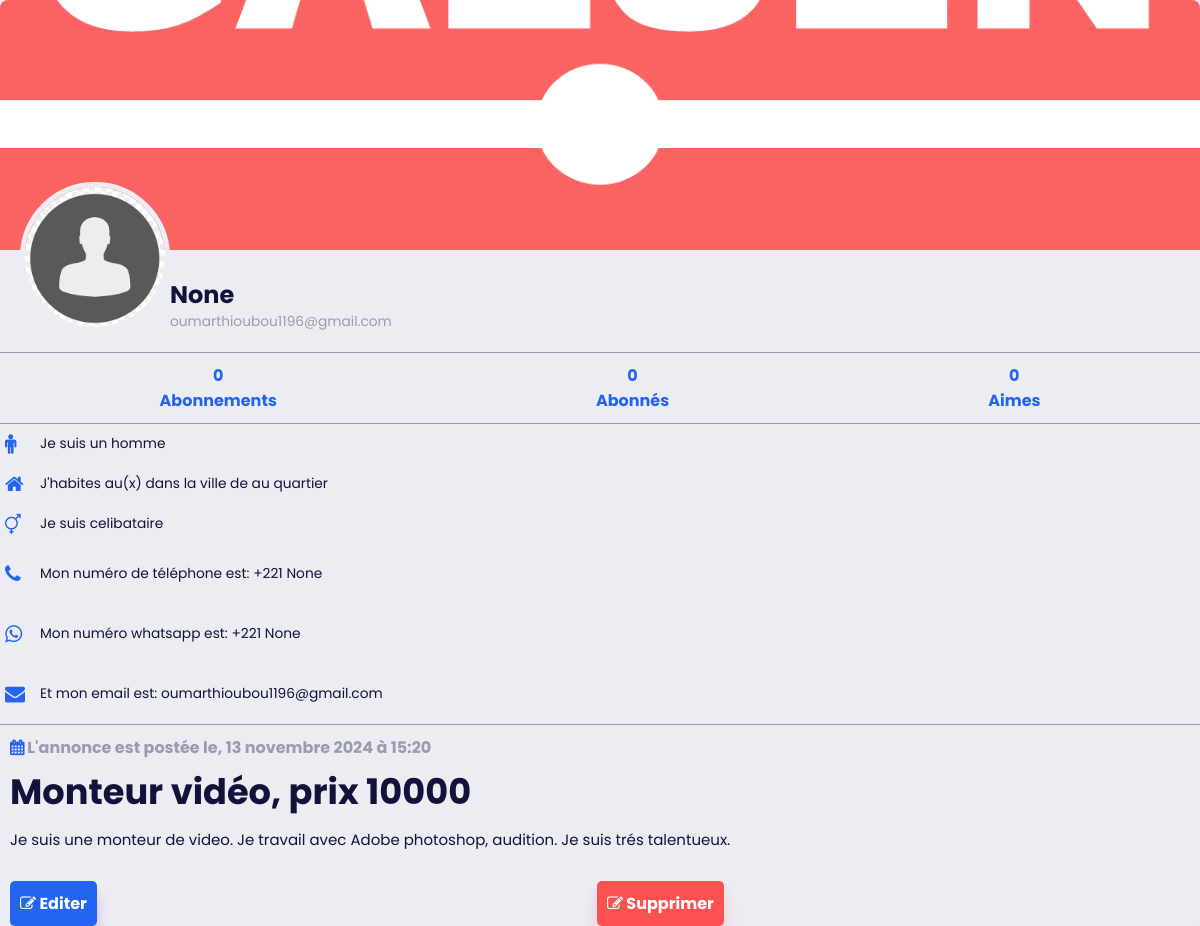
The app's page /mon_annonce/2/, older data.
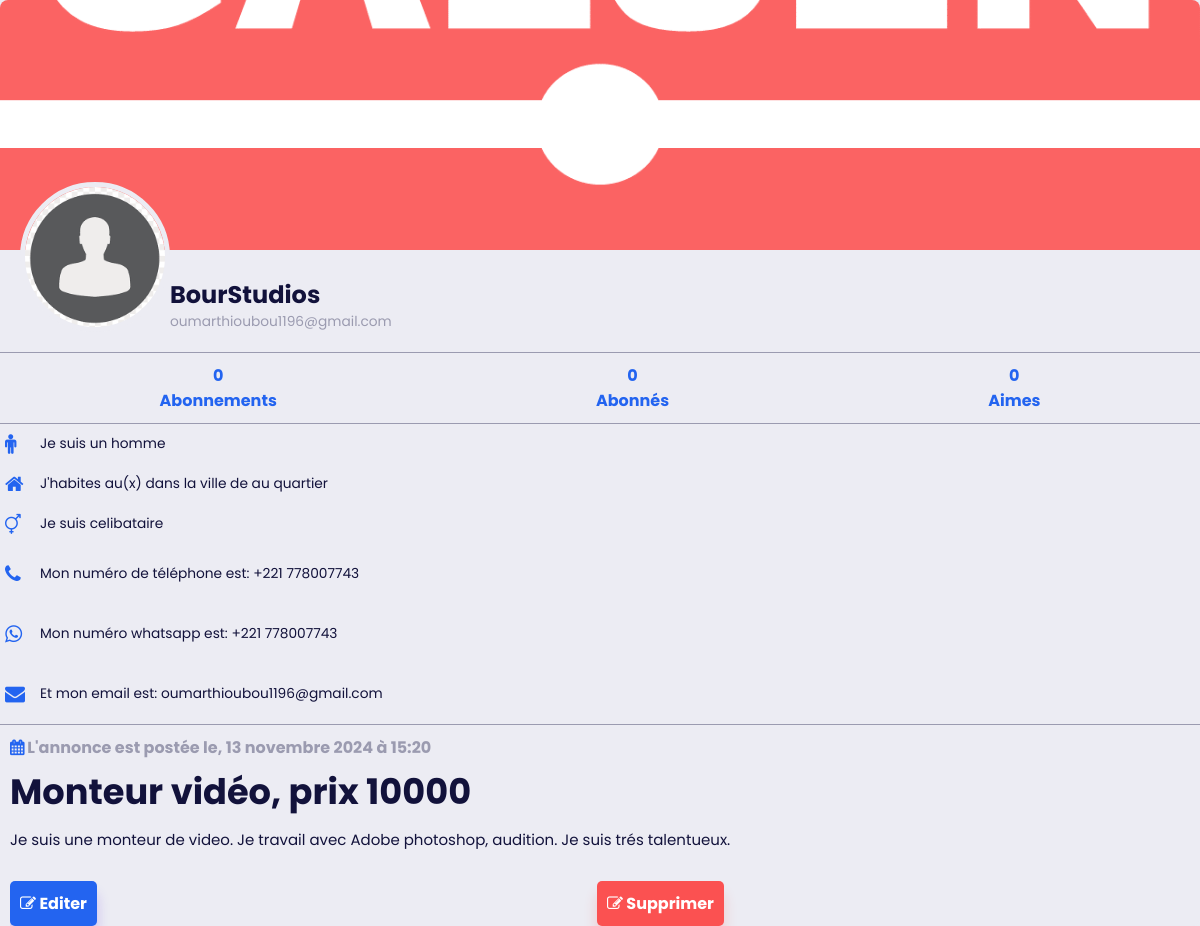
The same page, newer data.
### galsen/models.py (models this page shows, shortened)
class Annonce(models.Model):
    user = models.ForeignKey(CustomUser, on_delete=models.CASCADE)
    image = models.ImageField(upload_to='annonce/')
    contenu_text = models.TextField()
    service = models.CharField(max_length=255, null=True, blank=True)
    prix = models.DecimalField(max_digits=10, decimal_places=0)
    date_creation = models.DateTimeField(auto_now_add=True)

class AbstractUser(BaseAbstractUser):
    groups = models.ManyToManyField(Group, related_name='customuser_set', blank=True)
    user_permissions = models.ManyToManyField(Permission, related_name='customuser_set', blank=True)

class CustomUser(AbstractUser):
    LANGUE = [
        ('français', 'Français'),
        ('anglais', 'Anglais'),
        ('spagnol', 'Espagnol'),
        ('italien', 'Italien'),
        ('arabe', 'Arabe'),
    ]
    ACCESS = [
        ('autorised', 'Autorisé(e)'),
        ('no_autorised', 'Non autorisé(e)'),
    ]
    ROLES = [
        ('personnel', 'Personnel(le)'),
        ('ecole', 'Ecole'),
        ('entreprise', 'Entreprise'),
    ]
    profile_image = models.ImageField(upload_to='profile_images/', null=True, blank=True)
    banner_image = models.ImageField(upload_to='banner_images/', null=True, blank=True)
    GENRE = [
        ('homme', 'Homme'),
        ('femme', 'Femme'),
    ]
    SITUATION_MATRIMONIALE = [
        ('celibataire', 'Célibataire'),
        ('marie', 'Marié(e)'),
        ('fiance', 'Fiancé(e)'),
        ('divorce', 'Divorcé(e)'),
    ]
    marque_dispositif = models.CharField(max_length=255, null=True, blank=True)
    metier = models.CharField(max_length=150, null=True, blank=True)
    etablissement = models.CharField(max_length=255, null=True, blank=True)
    pays = models.CharField(max_length=50, null=True, blank=True)
    ville = models.CharField(max_length=50, null=True, blank=True)
    quartier = models.CharField(max_length=50, null=True, blank=True)
    langue = models.CharField(max_length=255, null=True, blank=True)
    birthday = models.DateField(null=True, blank=True)
    indicatif_pays = models.CharField(max_length=15, null=True, blank=True)
    number_phone = models.CharField(max_length=15, null=True, blank=True)
    number_whatsapp = models.CharField(max_length=15, null=True, blank=True)
    number_telegram = models.CharField(max_length=15, null=True, blank=True)
    instagram_link = models.URLField(null=True, blank=True)
    twitter_link = models.URLField(null=True, blank=True)
    youtube_link = models.URLField(null=True, blank=True)
    website_link = models.URLField(null=True, blank=True)
    langue = models.CharField(max_length=255, choices=LANGUE, default='français')
    rôle = models.CharField(max_length=255, choices=ROLES, default='personnel')
    access = models.CharField(max_length=255, choices=ACCESS, default='no_autorised')
    genre = models.CharField(max_length=255, choices=GENRE, default='homme')
    situation_matrimoniale = models.CharField(max_length=20, choices=SITUATION_MATRIMONIALE, default='celibataire')
    followers = models.ManyToManyField('self', symmetrical=False, related_name='following_users', blank=True)
    def total_likes_received(self):
        total_likes = 0
        for post in self.post_set.all():
            total_likes += post.like_post.count()
        return total_likes

class AbstractUser(BaseAbstractUser):
    groups = models.ManyToManyField(Group, related_name='customuser_set', blank=True)
    user_permissions = models.ManyToManyField(Permission, related_name='customuser_set', blank=True)

class Post(models.Model):
    user = models.ForeignKey(CustomUser, on_delete=models.CASCADE)
    video = models.FileField(upload_to='post_videos/')
    contenu_post = models.TextField()
    tag_post = models.CharField(max_length=255)
    session_info = models.CharField(max_length=255, null=True, blank=True)
    date_creation_post = models.DateTimeField(auto_now_add=True)
    like_post = models.ManyToManyField(CustomUser, blank=True, related_name="likes")
    dislike = models.ManyToManyField(CustomUser, blank=True, related_name='dislikes')
    shared_boby = models.TextField(blank=True, null=True)
    share_on = models.DateTimeField(blank=True, null=True)
    shared_user = models.ForeignKey(CustomUser, on_delete=models.CASCADE, null=True, blank=True, related_name='+')
    class Meta:
        ordering = ['-date_creation_post', '-share_on']

### galsen/views.py (the view)
# urls.py: path('mon_annonce/<int:annonce_id>/', mon_annonce_detail, name='mon_annonce_detail'),
def mon_annonce_detail(request, annonce_id):
    annonce = get_object_or_404(Annonce, pk=annonce_id)
    return render(request, 'Details/mon_annonce_detail.html', {'annonce': annonce})

### galsen/templates/Details/mon_annonce_detail.html (shortened to what the changed rows need)
{% load static %}
<!DOCTYPE html>
<html lang="en">
<head>
    <link rel="stylesheet" href="{% static 'assets/icones/font-awesome/css/font-awesome.css' %}">
    <link rel="stylesheet" href="{% static 'assets/icones/font-awesome/css/font-awesome.min.css' %}">
    <link rel="stylesheet" href="{% static 'assets/ressources/styles/profil.css' %}">
    <link rel="stylesheet" href="{% static 'assets/ressources/styles/contenu.css' %}">
    <link rel="stylesheet" href="{% static 'assets/ressources/styles/boutique-slide.css' %}">
    <link rel="stylesheet" href="{% static 'assets/ressources/styles/theme.css' %}">
    <link rel="stylesheet" href="{% static 'assets/ressources/styles/lightbox.min.css' %}">
</head>
<body>
    <div class="profile-container">
        <div class="banner-job">
            {% if annonce.user.banner_image and annonce.user.banner_image.url %}
                    <a href="{{ annonce.user.banner_image.url }}" data-lightbox="mygallery">
                        <img src="{{ annonce.user.banner_image.url }}">
                    </a>
                {% else %}
                    <img src="{% static 'assets/default/user.png' %}">
            {% endif %}
        </div>
        <div class="profile-section">
            <div class="profile-info">
                <h1>
                    {% if annonce.user.rôle == "personnel" %}
                        {{ annonce.user.first_name }} {{ annonce.user.last_name }}
                    {% else %}
                        {{ annonce.user.etablissement }}
                    {% endif %}
                </h1>
                <p>{{ annonce.user.email }}</p>
            </div>
        </div>
        <div class="profile-nav">
          <ul>
            <li><a href="#"><span>{{ annonce.user.following_users.count }}</span>Abonnements</a></li>
            <li><a href="#"><span>{{ annonce.user.followers.count }}</span>Abonnés</a></li>
            <li><a href="#"><span>{{ annonce.user.total_likes_received }}</span>Aimes</a></li>
          </ul>
        </div>
        <div class="profile-content">
            <ul class="status">
                <li>
                    {% if annonce.user.genre == "homme" %}
                        <i class="fa fa-male primary"></i>
                        <p>Je suis un
                            <span>{{ annonce.user.genre }}</span>
                        </p>
                    {% elif user.genre == "femme" %}
                        <i class="fa fa-female primary"></i>
                        <p>Je suis une
                            <span>{{ annonce.user.genre }}</span>
                        </p>
                    {% else %}
                        <p>Genre non spécifié</p>
                    {% endif %}
                </li>
                <li>
                    <p>Je suis
                        <span>{{ annonce.user.situation_matrimoniale }}</span>
                     </p>
                </li>
                <li>
                    <a href="tel:+{{ annonce.user.indicatif_pays }}{{ annonce.user.number_phone }}">
                        <p>Mon numéro de téléphone est:
                            <span>+{{ annonce.user.indicatif_pays }} {{ annonce.user.number_phone }}</span>
                        </p>
                    </a>
                </li>
                <li>
                    <a href="https://wa.me/+{{ annonce.user.indicatif_pays }}{{ annonce.user.number_phone }}">
                        <p>Mon numéro whatsapp est:
                            <span>+{{ annonce.user.indicatif_pays }} {{ annonce.user.number_phone }}</span>
                        </p>
                    </a>
                </li>
                <li>
                    <a href="mailto:{{ annonce.user.email }}">
                        <p>Et mon email est:
                            <span>{{ annonce.user.email }}</span>
                        </p>
                    </a>
                </li>
            </ul>
            <div class="job-content">
                <div class="job-infos-date">
                    <h4>
                        <span>
                            <i class="fa fa-calendar primary"></i> L'annonce est postée le, {{ annonce.date_creation|date:"d F Y à H:i" }}
                        </span>
                    </h4>
                </div>
                <div class="job-title">
                    <h1>
                        {{ annonce.service|safe }}, prix {{ annonce.prix }}
                    </h1>
                </div>
                <div class="job-description">
                    <p>
                        {{ annonce.contenu_text|safe }}
                    </p>
                </div>
            </div>
        </div>
    </div>
</body>
</html>

Row changes from the older to the newer data that the page shows:
changed through a linked row, Annonce "Monteur vidéo": user.etablissement "None" → "BourStudios"; user.number_phone "None" → "778007743"
